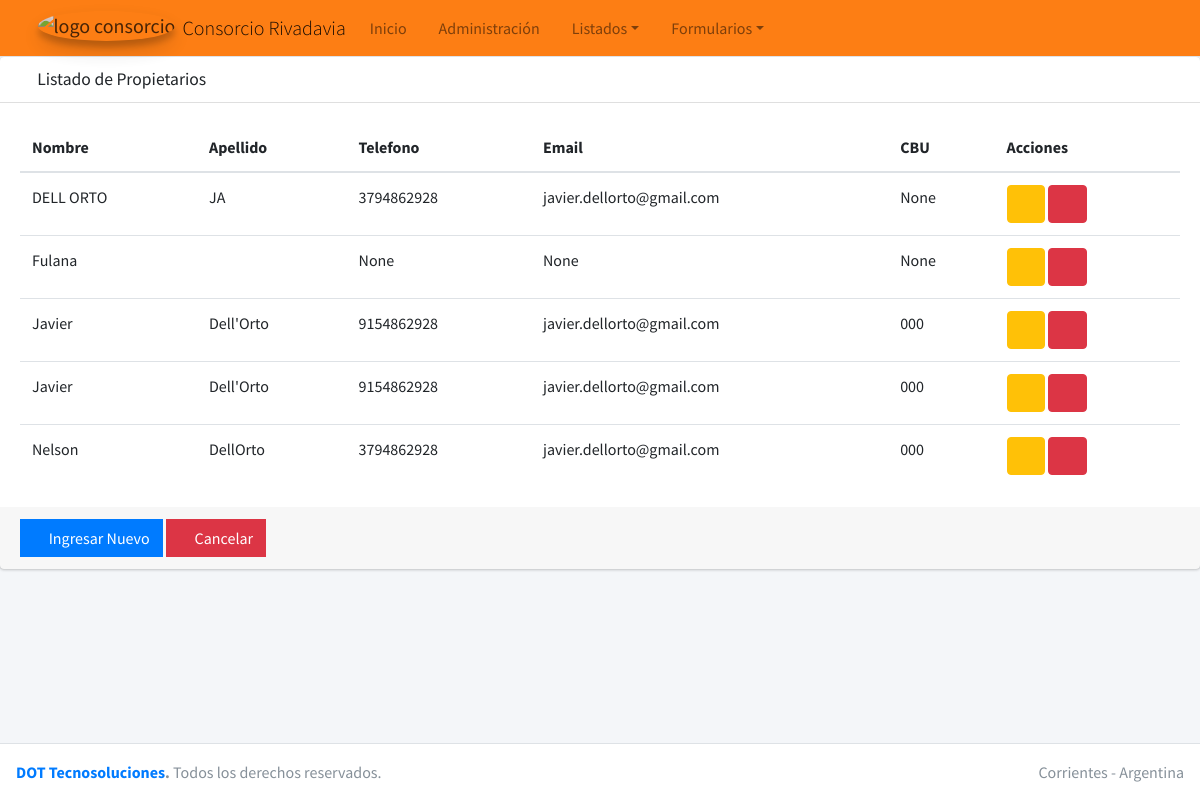
/consorcio/propietarios/, run on an earlier commit of the app's database.
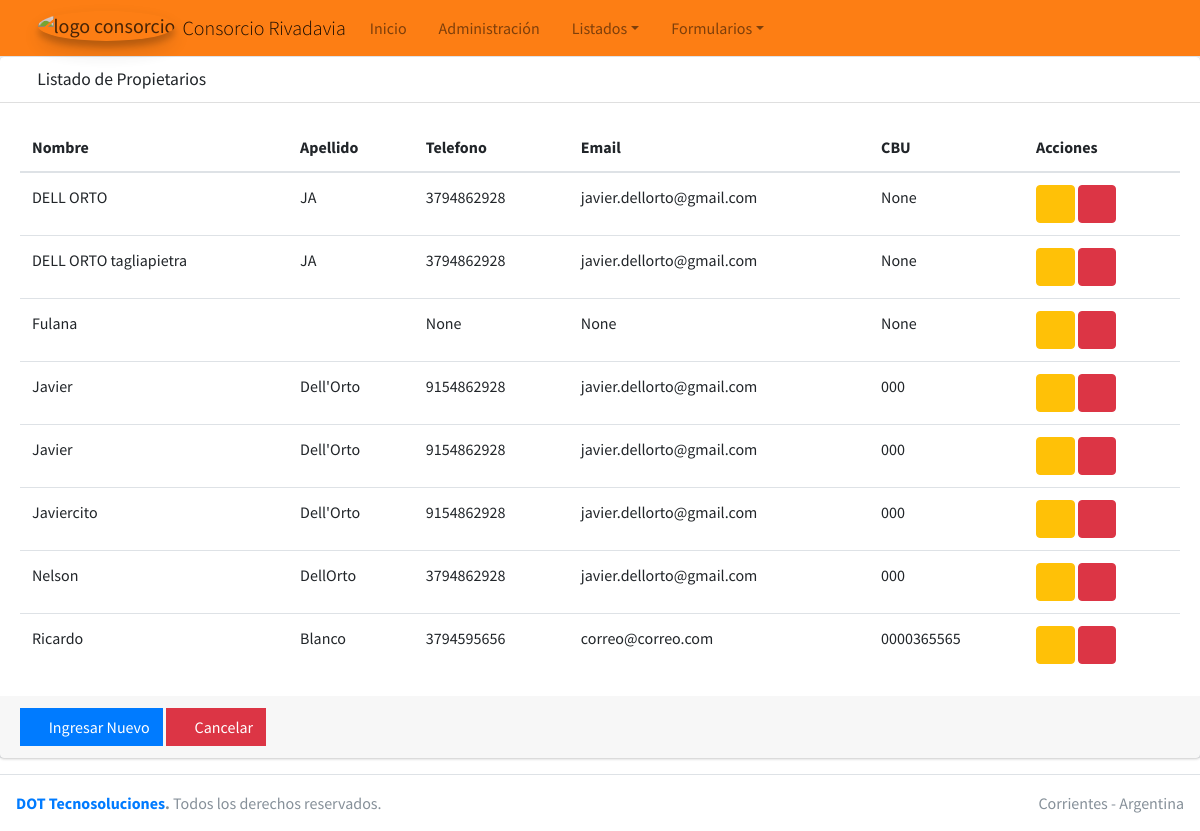
And on a later commit of the database.
### casa/models.py (models this page shows, shortened)
class Propietario(models.Model):
    nombre = models.CharField(max_length=30)
    apellido = models.CharField(max_length=30, blank=True)
    telefono = models.CharField(max_length=10, blank=True, null=True)
    email = models.EmailField(blank=True, null=True)
    CBU = models.CharField(max_length=22, blank=True, null=True)
    creado = models.DateTimeField(auto_now_add=True)
    modificado = models.DateTimeField(auto_now=True)
    class Meta:
        ordering = ['nombre']
        verbose_name = 'Propietarios'
        verbose_name_plural = "Propietarios"

### casa/views.py (the view)
# urls.py: path('propietarios/', views.FormularioPropietarioView.listado_propietarios, name='propietarios'),
    def listado_propietarios(request):
        data = {
            'titulo': 'Listado de Propietarios',
            'propietarios': Propietario.objects.all()
        }
        return render(request, 'propietarios.html', data)

### casa/templates/propietarios.html
{% extends "list.html" %}
{% block columns %}
<tr>
  <th scope="col">Nombre</th>
  <th scope="col">Apellido</th>
  <th scope="col">Telefono</th>
  <th scope="col">Email</th>
  <th scope="col">CBU</th>
  <th scope="col">Acciones</th>
</tr>
{% endblock columns %}
{% block rows %}
{% for propietario in propietarios %}
<tr>
  <td>{{propietario.nombre}}</td>
  <td>{{propietario.apellido}}</td>
  <td>{{propietario.telefono}}</td>
  <td>{{propietario.email}}</td>
  <td>{{propietario.CBU}}</td>
  <td>
    <a href="{% url 'editarpropietario' propietario.id %}" class="btn btn-warning">
      <i class="fas fa-edit"></i>
    </a>
    <a href="#" class="btn btn-danger">
      <i class="fas fa-trash"></i>
    </a>
  </td>
</tr>
{% endfor %}
{% endblock rows %}

What changed in the data, as far as the page shows it:
added Propietario: nombre "DELL ORTO tagliapietra", apellido "JA", telefono "3794862928", email "javier.dellorto@gmail.com", CBU "None"
added Propietario: nombre "Javiercito", apellido "Dell'Orto", telefono "9154862928", email "javier.dellorto@gmail.com", CBU "000"
added Propietario: nombre "Ricardo", apellido "Blanco", telefono "3794595656", email "correo@correo.com", CBU "0000365565"
